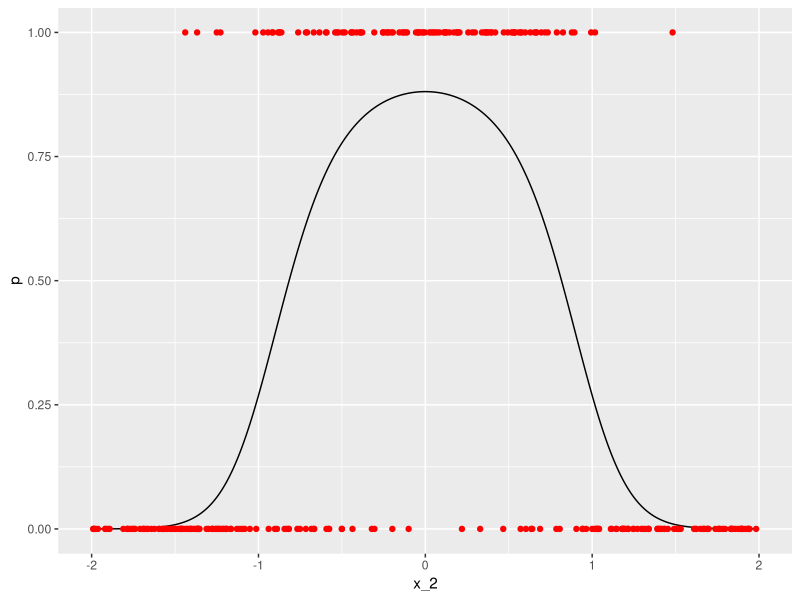
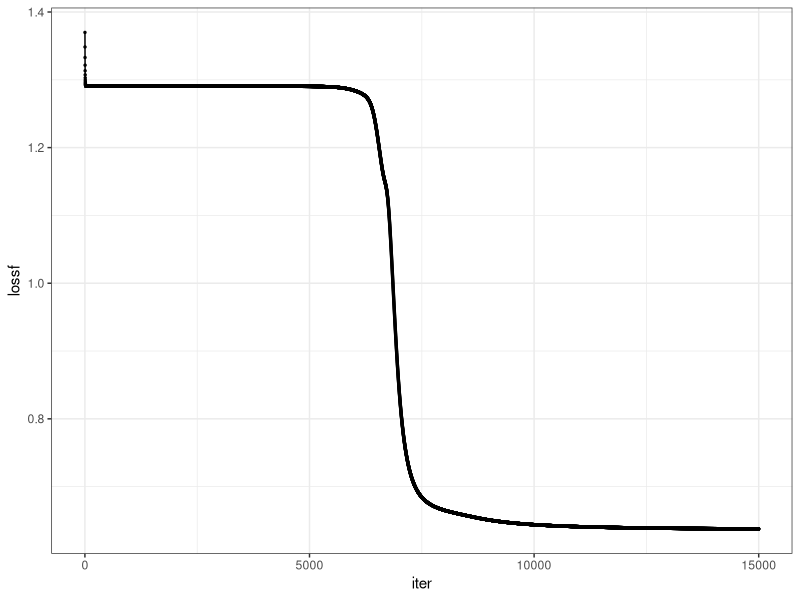
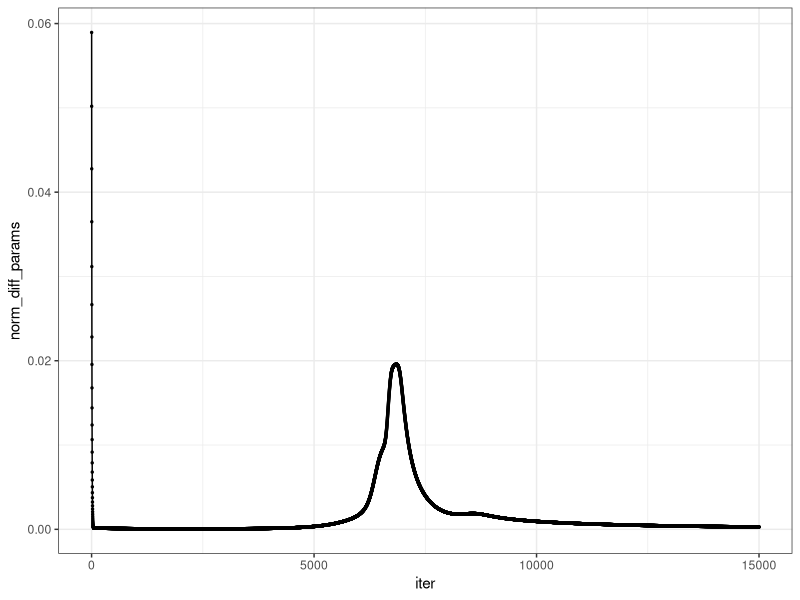
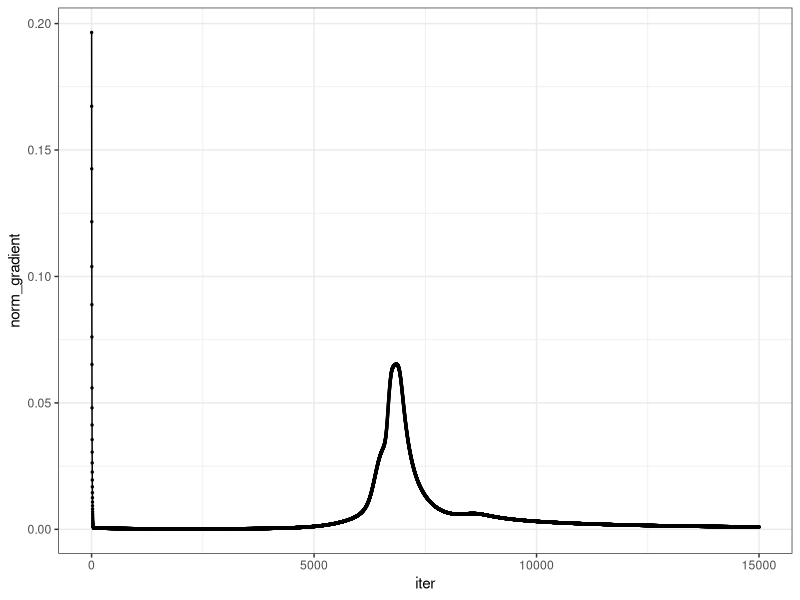
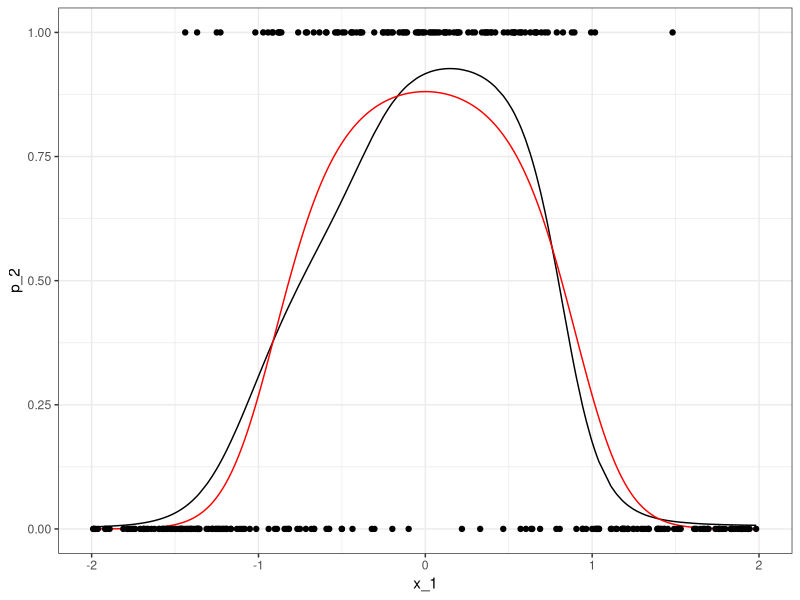
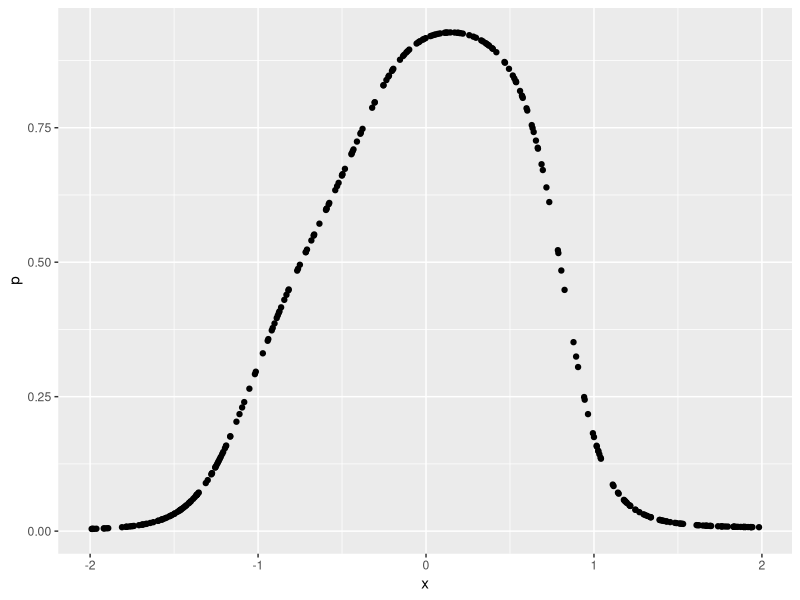

Recreate these plots in R, in order. (Note: this script raises an error after producing the figures.)
library(tidyverse)

## Backprop


# # Number of hidden nodes (including bias)
# q = 3
# 
# theta = replicate(q, 0.01*rnorm(nx))
# beta = 0.01*rnorm(q)

sigma_1 <- function(x){
  return(1/(1 + exp(-x)))
}

sigma_2 <- function(x){
  return(1/(1 + exp(-x)))
}

# compute_p_hat <- function(theta, beta, X){
#   A = sigma_1(X %*% theta)
#   p_hat = sigma_2(A %*% beta)
#   return(p_hat)
# }

loss_function <- function(p_hat, y){
  lossf = - 2 * mean(y*log(p_hat) + (1-y)*log(1-p_hat))
  return(lossf)
}

predict <- function(ann, X){
  m = nrow(X)
  X = cbind(rep(1, m), X)
  zeta = X %*% ann$theta
  A = sigma_1(zeta)
  A_aug = cbind(rep(1, m), A)
  p_hat = sigma_2(A_aug %*% ann$beta)
  return(p_hat)
}

logistic_func <- function(x){
  1/(1 + exp(-x))
}



# 
# alpha = 0.01
# i = 0
# n_iter <- 200
# 
# convergence_monitor_df <- data_frame(lossf = rep(0.0, n_iter))
# 
# while(i < n_iter){
#   i = i + 1
#   cat("Iter:", i, "\n")
#   p_hat = compute_p_hat(theta, beta, X)
#   convergence_monitor_df$lossf[i] <- loss_function(p_hat, y)
#   
#   p_minus_y = p_hat - y
#   A = sigma_1(zeta)
#   dL_dbeta = mean(t(A) %*% p_minus_y)
#   zeta = X %*% theta
#   
#   dL_dtheta <- matrix(rep(NA, nx*q), ncol = q)
#   for(l in 1:length(beta)){
#     temp <- (beta[l] * p_minus_y * A[,l]) * (1 - A[,l])
#     
#     dl_dtheta_nl <- matrix(rep(temp, nx), ncol = nx, byrow = F) * X
#     dL_dtheta[,l] <- colMeans(dl_dtheta_nl)
#   }
#   
#   # # first beta
#   # bbb <- cbind(  (beta[1] * p_minus_y * A[,1]) * (1 - A[,1]) * X[,1],
#   #         (beta[1] * p_minus_y * A[,1]) * (1 - A[,1]) * X[,2],
#   #         (beta[1] * p_minus_y * A[,1]) * (1 - A[,1]) * X[,3],
#   #         (beta[1] * p_minus_y * A[,1]) * (1 - A[,1]) * X[,4])
#   # 
#   # # second beta
#   # (beta[2] * p_minus_y * A[,2]) * (1 - A[,2]) * X[,1]
#   # (beta[2] * p_minus_y * A[,2]) * (1 - A[,2]) * X[,2]
#   # (beta[2] * p_minus_y * A[,2]) * (1 - A[,2]) * X[,3]
#   # (beta[2] * p_minus_y * A[,2]) * (1 - A[,2]) * X[,4]
#   # # third beta
#   # (beta[3] * p_minus_y * A[,3]) * (1 - A[,3]) * X[,1]
#   # (beta[3] * p_minus_y * A[,3]) * (1 - A[,3]) * X[,2]
#   # (beta[3] * p_minus_y * A[,3]) * (1 - A[,3]) * X[,3]
#   # (beta[3] * p_minus_y * A[,3]) * (1 - A[,3]) * X[,4]
# 
#   beta <- beta - alpha*dL_dbeta
#   theta <- theta - alpha*dL_dtheta
# }
# 
# convergence_monitor_df %>% 
#   mutate(ix = 1:nrow(.)) %>%  
#   ggplot(aes(ix, lossf)) + 
#   geom_point(size = 0.5) +
#   geom_line()

ann <- function(X, y, q = 3, alpha = 0.01, n_iter = 200, init_beta = "random", init_theta = "random", seed = "random"){
  # X: data matrix
  # y: response vector
  # q: number of hidden nodes (including bias)
  # alpha: learning rate
  # n_iter: number of iterations
  
  m = nrow(X)
  X = cbind(rep(1, m), X)
  nx = ncol(X)
  
  
  i = 0
  
  if(init_beta == "random") {
    if(seed != "random") set.seed(seed)
    beta = 0.1*runif(q + 1, -0.5, 0.5)
    init_beta = beta
  } else{
    beta = init_beta
  }
  if(init_theta == "random"){
    if(seed != "random") set.seed(seed)
    theta = replicate(q, 0.1*runif(nx, -0.5, 0.5))
    init_theta = theta
  } else {
    theta = init_theta
  }
  
  convergence_monitor_df <- data_frame(
    iter = 1:n_iter,
    lossf = as.numeric(rep(NA, n_iter)),
    norm_diff_params = as.numeric(rep(NA, n_iter)),
    norm_gradient = as.numeric(rep(NA, n_iter))
    )
  
  while(i < n_iter){
    i = i + 1
    cat("Iter:", i, "\n")
    zeta = X %*% theta
    A = sigma_1(zeta)
    A_aug = cbind(rep(1, m), A)
    p_hat = sigma_2(A_aug %*% beta)
    #p_hat = compute_p_hat(theta, beta, X)
    
    p_minus_y = p_hat - y
    dL_dbeta = colMeans(matrix(rep(p_minus_y, q + 1), ncol = q + 1, byrow = F) * A_aug)
    #dL_dbeta = mean(t(A) %*% p_minus_y)
    
    dL_dtheta <- matrix(rep(NA, nx*q), ncol = q)
    for(l in 1:ncol(dL_dtheta)){
      temp <- (beta[l] * p_minus_y * A[,l]) * (1 - A[,l])
      
      dl_dtheta_nl <- matrix(rep(temp, nx), ncol = nx, byrow = F) * X
      dL_dtheta[,l] <- colMeans(dl_dtheta_nl)
    }
    
    theta_old <- theta
    beta_old <- beta
    
    beta <- beta - alpha*dL_dbeta
    theta <- theta - alpha*dL_dtheta
    
    norm_diff_beta_sq <- sum((beta - beta_old)^2)
    norm_diff_theta_sq <- sum((theta - theta_old)^2)
    
    convergence_monitor_df$lossf[i] <- loss_function(p_hat, y)
    convergence_monitor_df$norm_diff_params[i] <- sqrt(norm_diff_beta_sq + norm_diff_theta_sq)
    convergence_monitor_df$norm_gradient[i] <- sqrt(sum(dL_dbeta^2) + sum(dL_dtheta^2))

  }
  
  # gg_deviance_iter <- convergence_monitor_df %>% 
  #   ggplot(aes(iter, lossf)) + 
  #   geom_point(size = 0.5) +
  #   geom_line() +
  #   theme_bw()
  
  out <- list(
    beta = beta,
    theta = theta, 
    init_theta = init_theta,
    init_beta = init_beta,
    convergence_monitor_df = convergence_monitor_df
    #gg_deviance_iter = gg_deviance_iter
  )
  
  return(out)
}

### Example 1

# # Number of features (including bias)
# nx = 4
# 
# # Training set size
# m = 100
# 
# X = cbind(rep(1, m), replicate(nx - 1, rnorm(m)) )
# gen_params <- rnorm(nx)
# mu = X %*% gen_params
# p_real <- 1/(1 + exp(-mu))
# y = rbinom(size = 1, n = length(p_real), prob = p_real)
# 
# ann_1 <- ann(X, y, 3)


plot_convergence <- function(ann){
  
  gg_lossf <- ann$convergence_monitor_df %>% 
    ggplot(aes(iter, lossf)) + 
    geom_point(size = 0.5) +
    geom_line() +
    theme_bw()
  
  gg_norm_diff_params <- ann$convergence_monitor_df %>% 
    ggplot(aes(iter, norm_diff_params)) + 
    geom_point(size = 0.5) +
    geom_line() +
    theme_bw()
  
  gg_norm_gradient <- ann$convergence_monitor_df %>% 
    ggplot(aes(iter, norm_gradient)) + 
    geom_point(size = 0.5) +
    geom_line() +
    theme_bw()
  
  return(list(
    gg_lossf = gg_lossf,
    gg_norm_diff_params = gg_norm_diff_params,
    gg_norm_gradient = gg_norm_gradient
  ))
}


### Example 2

set.seed(2805721)
dat_2 <- data.frame(x_1 = runif(300, -2, 2)) %>% 
  mutate(y = rbinom(300, 1, logistic_func(2 - 3 * x_1^2)))

dat_p <- data.frame(x_2 = seq(-2, 2, 0.01)) %>% 
  mutate(p = logistic_func(2 - 3 * x_2^2))

dat_p %>% 
  ggplot() +
  geom_line(aes(x_2, p)) +
  geom_point(data = dat_2, aes(x = x_1, y = y), colour = 'red')

ann_2 <- ann(as.matrix(dat_2$x_1), dat_2$y, q = 4, alpha = 0.3, n_iter = 15000, seed = 2018)

ann_2

plot_convergence(ann_2)


#ann_2$gg_deviance_iter

## hacer feed forward con beta encontrados

predictions_2 <- predict(ann_2, as.matrix(dat_2$x_1))

dat_2 %>% 
  mutate(p_2 = predictions_2) %>% 
  ggplot(aes(x = x_1, y = p_2)) + 
  geom_line() +
  geom_line(data = dat_p, aes(x = x_2, y = p), col='red') + 
  ylim(c(0,1)) +
  geom_point(data = dat_2, aes(x = x_1, y = y)) +
  theme_bw()

data.frame(
  p = predict(ann_2, as.matrix(dat_2$x_1)),
  x = dat_2$x_1) %>% 
  ggplot() +
  geom_point(aes(x, p))



ann_2_1 <- ann(as.matrix(dat_2$x_1), dat_2$y, q = 4, alpha = 0.5, n_iter = 3000)
ann_2_1

ann_2_2 <- ann(as.matrix(dat_2$x_1), dat_2$y, q = 4, alpha = 0.5, n_iter = 3000, 
               init_beta = ann_2_1$beta, init_theta = ann_2_1$theta)
ann_2_2


predictions_2_1 <- predict(ann_2_1, as.matrix(dat_2$x_1))
predictions_2_2 <- predict(ann_2_2, as.matrix(dat_2$x_1))


dat_2 %>% 
  mutate(p_2 = predictions_2_1) %>% 
  ggplot(aes(x = x_1, y = p_2)) + 
  geom_line() +
  geom_line(data = dat_p, aes(x = x_2, y = p), col='red') + 
  ylim(c(0,1)) +
  geom_point(data = dat_2, aes(x = x_1, y = y)) +
  theme_bw()


dat_2 %>% 
  mutate(p_2 = predictions_2_2) %>% 
  ggplot(aes(x = x_1, y = p_2)) + 
  geom_line() +
  geom_line(data = dat_p, aes(x = x_2, y = p), col='red') + 
  ylim(c(0,1)) +
  geom_point(data = dat_2, aes(x = x_1, y = y)) +
  theme_bw()




### Example 3

dat_p_3 <- data.frame(x = seq(-2,2,0.05)) %>% 
  mutate(p = logistic_func(3 + x- 3*x^2 + 3*cos(4*x)))

set.seed(280572)

dat_3 <- data.frame(x = runif(300, -2, 2)) %>% 
  mutate(y = rbinom(300, 1, logistic_func(3 + x- 3*x^2 + 3*cos(4*x))))

dat_p_3 %>% 
  ggplot() +
  geom_line(aes(x, p), col = 'red') +
  geom_jitter(data = dat_3, aes(x = x, y = y), col ='black',
              position = position_jitter(height=0.05), alpha = 0.4) +
  theme_bw()



# ann_3_1 <- nnet::nnet(y ~ x, data = dat_3, size = 3, decay = 0.001, 
#                       entropy = T, maxit = 500)
# 
# dat_3 %>% 
#   mutate(pred = ann_3_1$fitted.values) %>% 
#   ggplot(aes(x = x, y = pred)) + 
#   geom_line() +
#   geom_line(data = dat_p_3, aes(x = x, y = p), col='red') + 
#   geom_jitter(data = dat_3, aes(x = x, y = y), col ='black',
#               position = position_jitter(height = 0.05), alpha = 0.4) +
#   theme_bw()


ann_3 <- ann(as.matrix(dat_3$x), dat_3$y, q = 4, alpha = 0.1, n_iter = 50000, seed = 2018)

ann_3

plot_convergence(ann_3)

#ann_2$gg_deviance_iter

## hacer feed forward con beta encontrados

predictions_3 <- predict(ann_3, as.matrix(dat_3$x))

dat_3 %>% 
  mutate(pred = predictions_3) %>% 
  ggplot(aes(x = x, y = pred)) + 
  geom_jitter(data = dat_3, aes(x = x, y = y), col ='black',
              position = position_jitter(height=0.05), alpha = 0.4) +
  geom_line(color = 'blue') +
  geom_line(data = dat_p_3, aes(x = x, y = p), col='red') + 
  theme_bw()

### Example 4

dat_p_4 <- data.frame(x = seq(-2,2,0.05)) %>% 
  mutate(p = logistic_func(3 + x- 3*x^2 + 3*cos(4*x)))

set.seed(1234)

dat_4 <- data.frame(x = runif(5000, -2, 2)) %>% 
  mutate(y = rbinom(5000, 1, logistic_func(3 + x- 3*x^2 + 3*cos(4*x))))

dat_p_4 %>% 
  ggplot() +
  geom_line(aes(x, p), col = 'red') +
  geom_jitter(data = dat_4, aes(x = x, y = y), col ='black',
              position = position_jitter(height=0.05), alpha = 0.4) +
  theme_bw()



# ann_4_1 <- nnet::nnet(y ~ x, data = dat_4, size = 3, decay = 0.001, 
#                       entropy = T, maxit = 500)
# 
# dat_4 %>% 
#   mutate(pred = ann_4_1$fitted.values) %>% 
#   ggplot(aes(x = x, y = pred)) + 
#   geom_line() +
#   geom_line(data = dat_p_4, aes(x = x, y = p), col='red') + 
#   geom_jitter(data = dat_4, aes(x = x, y = y), col ='black',
#               position = position_jitter(height = 0.05), alpha = 0.4) +
#   theme_bw()


ann_4 <- ann(as.matrix(dat_4$x), dat_4$y, q = 6, alpha = 0.1, n_iter = 50000, seed = 2018)

ann_4

plot_convergence(ann_4)

#ann_2$gg_deviance_iter

## hacer feed forward con beta encontrados

predictions_4 <- predict(ann_4, as.matrix(dat_4$x))

dat_4 %>% 
  mutate(pred = predictions_4) %>% 
  ggplot(aes(x = x, y = pred)) + 
  geom_jitter(data = dat_4, aes(x = x, y = y), col ='black',
              position = position_jitter(height=0.05), alpha = 0.4) +
  geom_line(color = 'blue') +
  geom_line(data = dat_p_4, aes(x = x, y = p), col='red') + 
  theme_bw()


# Example 5

p_5 <- function(x1, x2){
  logistic_func(-5 + 10*x1 + 10*x2 - 30*x1*x2)
}

expand.grid(x1 = seq(0, 1, 0.05), x2 = seq(0, 1, 0.05)) %>% 
  mutate(p = p_5(x1, x2)) %>% 
  ggplot(aes(x = x1, y = x2)) + 
  geom_tile(aes(fill = p))

set.seed(2018)

dat_5 <- data_frame(x1 = runif(5000, 0, 1), x2 = runif(5000, 0, 1)) %>%
  mutate(p = p_5(x1, x2)) %>%
  mutate(y = rbinom(5000, 1, p))

dat_5 %>% 
  ggplot(aes(x = x1, y = x2)) + 
  geom_point(aes(color = y)) +
  theme_bw()

ann_5 <- ann(as.matrix(dat_5[, c("x1", "x2")]), 
             dat_5$y, 
             q = 5, 
             alpha = 0.5, 
             n_iter = 15000, 
             seed = 2018)

plot_convergence(ann_5)


expand.grid(x1 = seq(0, 1, 0.05), x2 = seq(0, 1, 0.05)) %>% 
  mutate(p = p_5(x1, x2)) %>% 
  #rowwise %>% 
  mutate(pred = predict(ann_5, as.matrix(.[, c("x1", "x2")]))) %>% 
  ggplot(aes(x = x1, y = x2)) + 
  geom_tile(aes(fill = pred))

predictions_5 <- predict(ann_5, as.matrix(dat_5[, c("x1", "x2")]))

data.frame(pred = predictions_5, p = p_5(dat_5$x1, dat_5$x2)) %>% 
  ggplot() + 
  geom_point(aes(p, pred)) +
  geom_abline(slope = 1) +
  xlim(0, 1) +
  ylim(0, 1)



ann_5_2 <- ann(as.matrix(dat_5[, c("x1", "x2")]), 
               dat_5$y, 
               q = 5, 
               alpha = 0.5, 
               n_iter = 100000, 
               seed = 2018)

plot_convergence(ann_5_2)

predictions_5_2 <- predict(ann_5_2, as.matrix(dat_5[, c("x1", "x2")]))


expand.grid(x1 = seq(0, 1, 0.05), x2 = seq(0, 1, 0.05)) %>% 
  mutate(p = p_5(x1, x2)) %>% 
  #rowwise %>% 
  mutate(pred = predict(ann_5_2, as.matrix(.[, c("x1", "x2")]))) %>% 
  ggplot(aes(x = x1, y = x2)) + 
  geom_tile(aes(fill = pred))
